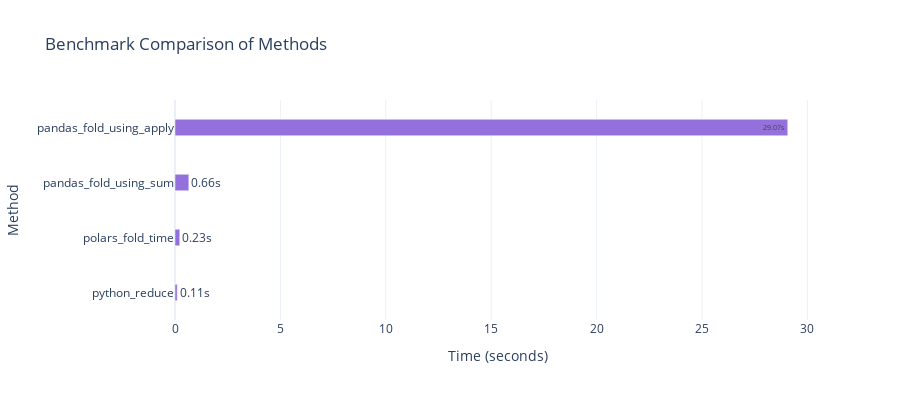

The code cell stored with this chart in its notebook:
### Code cell
start = time.time()
pl_df.with_columns(
    pl.fold(
        acc=pl.lit(0),
        function=lambda x,y: x + y,
        exprs= pl.all(),
    ).alias('sum_columns')
)
end = time.time()
polars_fold_time = end - start
print(f"Polars fold time: {polars_fold_time:.4f} seconds")

start = time.time()
pd_df.sum(axis=1)
end = time.time()
pandas_fold_using_sum = end - start
print(f"Pandas fold time (using sum): {pandas_fold_using_sum:.4f} seconds")


start = time.time()
pd_df['sum_columns'] = reduce(lambda x, y: x + y, pd_df.values.T)
end = time.time()
python_reduce = end - start
print(f"Python fold time (method reduce): {python_reduce:.4f} seconds")

pd_df.drop(columns='sum_columns', inplace=True)  # Clean up the DataFrame for the next test

start = time.time()
pd_df.apply(lambda row: reduce(lambda x, y: x + y, row), axis=1)
end = time.time()
pandas_fold_using_apply = end - start
print(f"Pandas fold time (method apply): {pandas_fold_using_apply:.4f} seconds")

compare_timings(polars_fold_time=polars_fold_time,
                pandas_fold_using_sum=pandas_fold_using_sum,
                pandas_fold_using_apply=pandas_fold_using_apply,
                python_reduce=python_reduce)

### Figure 1 — Plotly figure (JSON) as saved in the notebook; plotly's stock layout.template omitted (floating-point values rounded to 4 significant figures)
{"data": [{"marker": {"color": "mediumpurple"}, "orientation": "h", "text": ["0.11s", "0.23s", "0.66s", "29.07s"], "textposition": "auto", "type": "bar", "width": 0.3, "x": [0.1068, 0.2269, 0.6565, 29.07], "y": ["python_reduce", "polars_fold_time", "pandas_fold_using_sum", "pandas_fold_using_apply"]}], "layout": {"height": 400, "title": {"text": "Benchmark Comparison of Methods"}, "xaxis": {"title": {"text": "Time (seconds)"}}, "yaxis": {"title": {"text": "Method"}}}}
